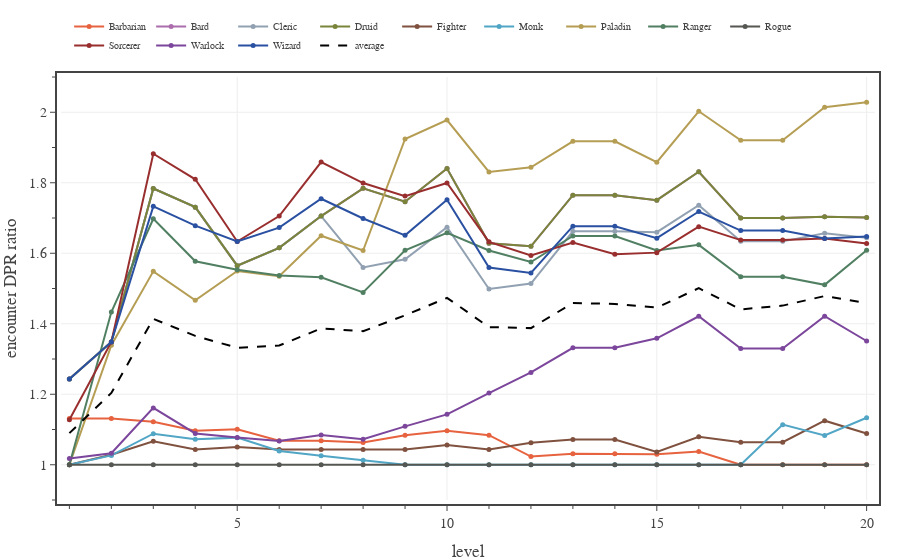

Notebook cell for this chart:
### Code cell
# Plots average encounter XP for each class on days with only one Deadly encounters and no short rest. 
n_enc = 1
encounter_difficulty = 'Deadly'

with open(f'../xp-and-player-characters/pc data - Medium 2 short rests.json', 'r') as fin:
    pc_data0 = json.load(fin)

with open(f'../xp-and-player-characters/pc data - {encounter_difficulty} 2 short rests.json', 'r') as fin:
    pc_data1 = json.load(fin)

levels = np.array(range(1,21,1))
enc_XP_budget = 0.5 * np.array(ENCOUNTER_DIFFICULTIES['Daily']['XP'])

fig = go.Figure(
    layout=go.Layout(
        template=TFB_TEMPLATE,
        xaxis=dict(
            title_text='level',
            range=[0.8, 20.2],
            tick0=0, dtick=5,
            minor=dict(tick0=0, dtick=1),
        ),
        yaxis=dict(
            autorange=False,
            title_text='encounter DPR ratio',
            range=[0.9, 2.1],
            tick0=0, dtick=0.2,
            minor=dict(tick0=0, dtick=0.1),
        ),
        legend=dict(
            yanchor='bottom',  y=1.04,
            xanchor='left', x=0.01,
            orientation='h',
        )
    )
)

eXPmean = np.zeros(20)
aXPmean = np.zeros(20)
for pc in PC_CLASSES:
    eXP = np.zeros(20)
    for level in range(20):
        encounters = pc_data1[pc][level]['encounters']
        encounters = [x for x in encounters if x['type'] == 'encounter']
        eXP[level] = np.mean([x['effective damage per round mean'] for x in encounters[0:n_enc]])

    eXPmean += eXP
    aXP  = np.array([x['effective damage per round mean'] for x in pc_data0[pc]])
    aXPmean += aXP

    fig.add_trace(go.Scatter(
        x=levels, 
        y=eXP/aXP,
        mode='lines+markers', 
        line={'color': PC_CLASSES[pc]['color']},
        marker={'size': 5},
        unselected=dict(marker=dict(opacity=0.0)),
        name=pc,
        hovertemplate=
            '<b>'+pc+'</b><br>'+
            'lvl %{x}<br>'+
            'eff DPR %{y:.2f}'+
            '<extra></extra>'
    ))

eXPmean /= len(PC_CLASSES)
aXPmean /= len(PC_CLASSES)
fig.add_trace(go.Scatter(
    x=levels, 
    y=eXPmean/aXPmean,
    mode='lines', 
    line=dict(color='black', dash='dash'),
    unselected=dict(marker=dict(opacity=0.0)),
    name='average',
    hoverinfo='skip'
))

# show figure
fig.show(config=TFB_CONFIG)

# save large format figure
if SAVEFIGS:
    file_name = f'./fig-single-encounter-edpr-vs-level-{encounter_difficulty.lower()}-large.html'
    fig_html = fig.to_html(
        config=TFB_CONFIG,
        include_plotlyjs=False, 
        full_html=False, 
    )
    fig_soup = BeautifulSoup(fig_html, 'html.parser')
    fig_soup.div['class'] = 'plotly-div-large'
    fig_soup.div['style'] = 'aspect-ratio:600/550'
    with open(file_name, 'wb') as fout:
        fout.write(fig_soup.prettify('utf-8'))

# save small format figure
if SAVEFIGS:
    fig.update_traces(marker=dict(size=4))
    fig.update_layout(font=dict(size=10), legend=dict(font_size=8))
    file_name = f'./fig-single-encounter-edpr-vs-level-{encounter_difficulty.lower()}-small.html'
    fig_html = fig.to_html(
        config=TFB_CONFIG,
        include_plotlyjs=False, 
        full_html=False, 
    )
    fig_soup = BeautifulSoup(fig_html, 'html.parser')
    fig_soup.div['class'] = 'plotly-div-small'
    fig_soup.div['style'] = 'aspect-ratio:600/600'
    with open(file_name, 'wb') as fout:
        fout.write(fig_soup.prettify('utf-8'))

### Figure 1 — Plotly figure (JSON) as saved in the notebook; plotly's stock layout.template omitted (floating-point values rounded to 4 significant figures)
{"data": [{"hovertemplate": "<b>Barbarian</b><br>lvl %{x}<br>eff DPR %{y:.2f}<extra></extra>", "line": {"color": "#E7623E"}, "marker": {"size": 5}, "mode": "lines+markers", "name": "Barbarian", "type": "scatter", "unselected": {"marker": {"opacity": 0}}, "x": [1, 2, 3, 4, 5, 6, 7, 8, 9, 10, 11, 12, 13, 14, 15, 16, 17, 18, 19, 20], "y": [1.131, 1.131, 1.122, 1.096, 1.101, 1.068, 1.068, 1.063, 1.084, 1.096, 1.084, 1.023, 1.031, 1.031, 1.03, 1.037, 1, 1, 1, 1]}, {"hovertemplate": "<b>Bard</b><br>lvl %{x}<br>eff DPR %{y:.2f}<extra></extra>", "line": {"color": "#AB6DAC"}, "marker": {"size": 5}, "mode": "lines+markers", "name": "Bard", "type": "scatter", "unselected": {"marker": {"opacity": 0}}, "x": [1, 2, 3, 4, 5, 6, 7, 8, 9, 10, 11, 12, 13, 14, 15, 16, 17, 18, 19, 20], "y": [1.243, 1.348, 1.784, 1.731, 1.565, 1.615, 1.706, 1.784, 1.746, 1.84, 1.628, 1.62, 1.765, 1.765, 1.751, 1.831, 1.7, 1.7, 1.704, 1.701]}, {"hovertemplate": "<b>Cleric</b><br>lvl %{x}<br>eff DPR %{y:.2f}<extra></extra>", "line": {"color": "#91A1B2"}, "marker": {"size": 5}, "mode": "lines+markers", "name": "Cleric", "type": "scatter", "unselected": {"marker": {"opacity": 0}}, "x": [1, 2, 3, 4, 5, 6, 7, 8, 9, 10, 11, 12, 13, 14, 15, 16, 17, 18, 19, 20], "y": [1.243, 1.348, 1.784, 1.731, 1.565, 1.615, 1.706, 1.56, 1.583, 1.674, 1.499, 1.514, 1.662, 1.662, 1.66, 1.736, 1.634, 1.634, 1.657, 1.644]}, {"hovertemplate": "<b>Druid</b><br>lvl %{x}<br>eff DPR %{y:.2f}<extra></extra>", "line": {"color": "#7A853B"}, "marker": {"size": 5}, "mode": "lines+markers", "name": "Druid", "type": "scatter", "unselected": {"marker": {"opacity": 0}}, "x": [1, 2, 3, 4, 5, 6, 7, 8, 9, 10, 11, 12, 13, 14, 15, 16, 17, 18, 19, 20], "y": [1.243, 1.348, 1.784, 1.731, 1.565, 1.615, 1.706, 1.784, 1.746, 1.84, 1.628, 1.62, 1.765, 1.765, 1.751, 1.831, 1.7, 1.7, 1.704, 1.701]}, {"hovertemplate": "<b>Fighter</b><br>lvl %{x}<br>eff DPR %{y:.2f}<extra></extra>", "line": {"color": "#7F513E"}, "marker": {"size": 5}, "mode": "lines+markers", "name": "Fighter", "type": "scatter", "unselected": {"marker": {"opacity": 0}}, "x": [1, 2, 3, 4, 5, 6, 7, 8, 9, 10, 11, 12, 13, 14, 15, 16, 17, 18, 19, 20], "y": [1, 1.029, 1.067, 1.043, 1.05, 1.043, 1.043, 1.043, 1.043, 1.056, 1.043, 1.063, 1.071, 1.071, 1.036, 1.08, 1.064, 1.064, 1.125, 1.089]}, {"hovertemplate": "<b>Monk</b><br>lvl %{x}<br>eff DPR %{y:.2f}<extra></extra>", "line": {"color": "#51A5C5"}, "marker": {"size": 5}, "mode": "lines+markers", "name": "Monk", "type": "scatter", "unselected": {"marker": {"opacity": 0}}, "x": [1, 2, 3, 4, 5, 6, 7, 8, 9, 10, 11, 12, 13, 14, 15, 16, 17, 18, 19, 20], "y": [1, 1.027, 1.088, 1.073, 1.077, 1.039, 1.026, 1.013, 1, 1, 1, 1, 1, 1, 1, 1, 1, 1.114, 1.083, 1.133]}, {"hovertemplate": "<b>Paladin</b><br>lvl %{x}<br>eff DPR %{y:.2f}<extra></extra>", "line": {"color": "#B59E54"}, "marker": {"size": 5}, "mode": "lines+markers", "name": "Paladin", "type": "scatter", "unselected": {"marker": {"opacity": 0}}, "x": [1, 2, 3, 4, 5, 6, 7, 8, 9, 10, 11, 12, 13, 14, 15, 16, 17, 18, 19, 20], "y": [1, 1.339, 1.549, 1.466, 1.55, 1.535, 1.65, 1.608, 1.924, 1.978, 1.831, 1.844, 1.918, 1.918, 1.858, 2.003, 1.921, 1.921, 2.014, 2.029]}, {"hovertemplate": "<b>Ranger</b><br>lvl %{x}<br>eff DPR %{y:.2f}<extra></extra>", "line": {"color": "#507F62"}, "marker": {"size": 5}, "mode": "lines+markers", "name": "Ranger", "type": "scatter", "unselected": {"marker": {"opacity": 0}}, "x": [1, 2, 3, 4, 5, 6, 7, 8, 9, 10, 11, 12, 13, 14, 15, 16, 17, 18, 19, 20], "y": [1, 1.433, 1.698, 1.577, 1.553, 1.537, 1.532, 1.489, 1.608, 1.658, 1.608, 1.575, 1.649, 1.649, 1.608, 1.624, 1.534, 1.534, 1.51, 1.609]}, {"hovertemplate": "<b>Rogue</b><br>lvl %{x}<br>eff DPR %{y:.2f}<extra></extra>", "line": {"color": "#555752"}, "marker": {"size": 5}, "mode": "lines+markers", "name": "Rogue", "type": "scatter", "unselected": {"marker": {"opacity": 0}}, "x": [1, 2, 3, 4, 5, 6, 7, 8, 9, 10, 11, 12, 13, 14, 15, 16, 17, 18, 19, 20], "y": [1, 1, 1, 1, 1, 1, 1, 1, 1, 1, 1, 1, 1, 1, 1, 1, 1, 1, 1, 1]}, {"hovertemplate": "<b>Sorcerer</b><br>lvl %{x}<br>eff DPR %{y:.2f}<extra></extra>", "line": {"color": "#992E2E"}, "marker": {"size": 5}, "mode": "lines+markers", "name": "Sorcerer", "type": "scatter", "unselected": {"marker": {"opacity": 0}}, "x": [1, 2, 3, 4, 5, 6, 7, 8, 9, 10, 11, 12, 13, 14, 15, 16, 17, 18, 19, 20], "y": [1.128, 1.348, 1.882, 1.81, 1.633, 1.706, 1.859, 1.799, 1.762, 1.8, 1.632, 1.594, 1.63, 1.597, 1.602, 1.675, 1.637, 1.637, 1.642, 1.628]}, {"hovertemplate": "<b>Warlock</b><br>lvl %{x}<br>eff DPR %{y:.2f}<extra></extra>", "line": {"color": "#7B469B"}, "marker": {"size": 5}, "mode": "lines+markers", "name": "Warlock", "type": "scatter", "unselected": {"marker": {"opacity": 0}}, "x": [1, 2, 3, 4, 5, 6, 7, 8, 9, 10, 11, 12, 13, 14, 15, 16, 17, 18, 19, 20], "y": [1.018, 1.033, 1.161, 1.089, 1.078, 1.067, 1.084, 1.073, 1.109, 1.143, 1.203, 1.262, 1.332, 1.332, 1.359, 1.421, 1.33, 1.33, 1.421, 1.351]}, {"hovertemplate": "<b>Wizard</b><br>lvl %{x}<br>eff DPR %{y:.2f}<extra></extra>", "line": {"color": "#2A50A1"}, "marker": {"size": 5}, "mode": "lines+markers", "name": "Wizard", "type": "scatter", "unselected": {"marker": {"opacity": 0}}, "x": [1, 2, 3, 4, 5, 6, 7, 8, 9, 10, 11, 12, 13, 14, 15, 16, 17, 18, 19, 20], "y": [1.243, 1.348, 1.733, 1.678, 1.633, 1.673, 1.755, 1.699, 1.651, 1.752, 1.56, 1.544, 1.677, 1.677, 1.643, 1.718, 1.664, 1.664, 1.642, 1.647]}, {"hoverinfo": "skip", "line": {"color": "black", "dash": "dash"}, "mode": "lines", "name": "average", "type": "scatter", "unselected": {"marker": {"opacity": 0}}, "x": [1, 2, 3, 4, 5, 6, 7, 8, 9, 10, 11, 12, 13, 14, 15, 16, 17, 18, 19, 20], "y": [1.09, 1.204, 1.414, 1.366, 1.332, 1.338, 1.387, 1.379, 1.424, 1.474, 1.39, 1.388, 1.459, 1.456, 1.446, 1.501, 1.441, 1.451, 1.479, 1.458]}], "layout": {"legend": {"orientation": "h", "x": 0.01, "xanchor": "left", "y": 1.04, "yanchor": "bottom"}, "xaxis": {"dtick": 5, "minor": {"dtick": 1, "tick0": 0}, "range": [0.8, 20.2], "tick0": 0, "title": {"text": "level"}}, "yaxis": {"autorange": false, "dtick": 0.2, "minor": {"dtick": 0.1, "tick0": 0}, "range": [0.9, 2.1], "tick0": 0, "title": {"text": "encounter DPR ratio"}}}}
